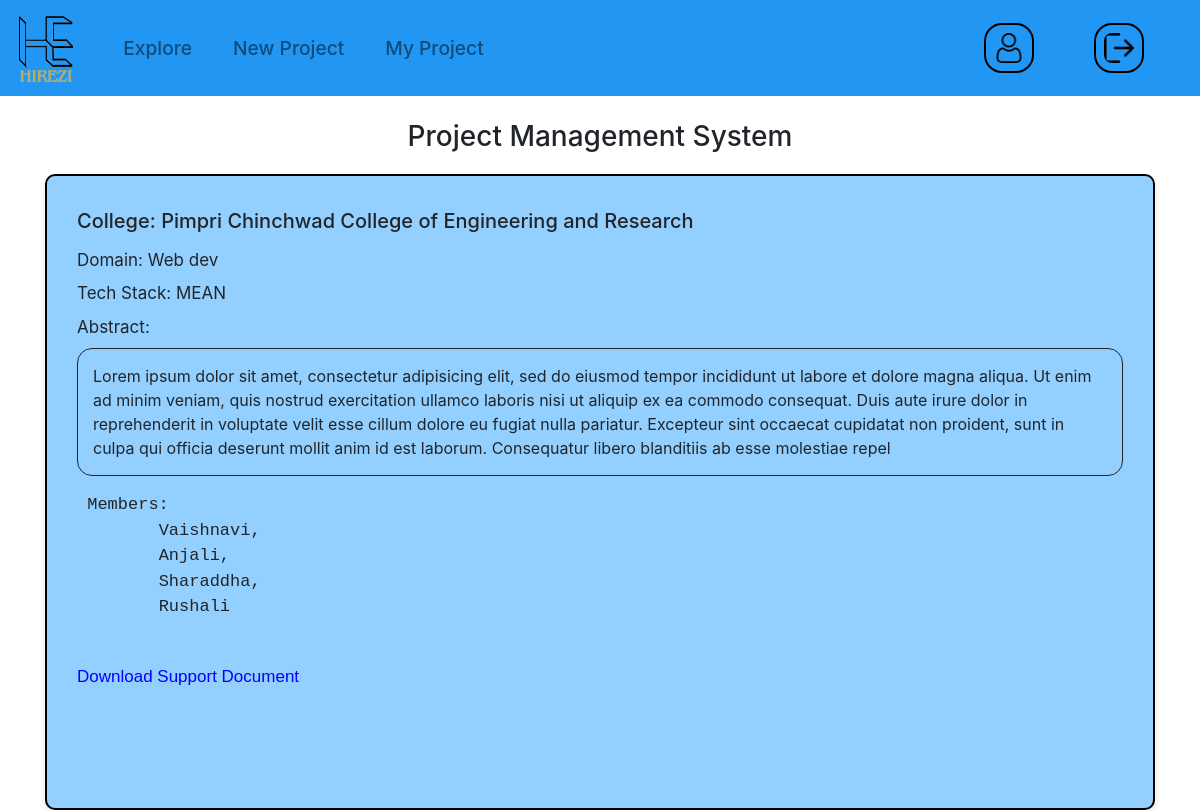
Screenshot of /project/2/ with the database file from the repository.
### college/models.py (models this page shows, shortened)
class Project(models.Model):
    project_title = models.CharField(max_length=200)
    project_domain = models.ForeignKey(Domain, on_delete=models.DO_NOTHING)
    College=models.ForeignKey(College,on_delete=models.DO_NOTHING,default=1)
    tech_stack=models.ForeignKey(TechStack, on_delete=models.DO_NOTHING)
    support_doc = models.FileField(upload_to='documents/', blank=True, null=True)
    member_details_1 = models.ForeignKey(Student,related_name='member_1', on_delete=models.CASCADE)
    member_details_2 = models.ForeignKey(Student,related_name='member_2' ,on_delete=models.CASCADE)
    member_details_3 = models.ForeignKey(Student,related_name='member_3', on_delete=models.CASCADE)
    member_details_4 = models.ForeignKey(Student,related_name='member_4', on_delete=models.CASCADE)
    mentor_id=models.ForeignKey(Mentor,on_delete=models.CASCADE,null=True, blank=True)
    timeline_id=models.ForeignKey(Timeline,on_delete=models.CASCADE,null=True, blank=True)
    abstract=models.CharField(max_length=500,blank=True, null=True)
    def __str__(self):
        return self.project_title

class College(models.Model):
    admin = models.ForeignKey(CustomUser, on_delete=models.CASCADE)
    address = models.TextField()
    name=models.CharField(max_length=200)
    def __str__(self):
        return self.name

class Domain(models.Model):
    domain_name = models.CharField(max_length=100)
    def __str__(self):
        return self.domain_name

class TechStack(models.Model):
    name=models.CharField(max_length=100)
    def __str__(self):
        return self.name

class Student(models.Model):
    user = models.ForeignKey(CustomUser, on_delete=models.CASCADE)
    college_name = models.ForeignKey(College, on_delete=models.CASCADE,default=1)
    department = models.CharField(max_length=100)
    admission_year = models.IntegerField(choices=year_choices,default=current_year)
    current_year = models.IntegerField()
    university_no=models.IntegerField()
    name=models.CharField(max_length=100)
    def __str__(self):
        print(self.__dict__)
        return self.name

### student/views.py (the view)
# urls.py: path('project/<int:pk>/', views.project_detail_view, name='project_detail'),
def project_detail_view(request, pk):
    project = get_object_or_404(Project, pk=pk)
    print(project)
    return render(request, 'students/single_project.html', {'project': project})

### templates/students/single_project.html (shortened to what this page needs)
{%extends 'students/student_base.html'%}
{%block body %}
<br>
<center><h3>{{ project.project_title }}</h3></center>
<div class="container">
    <div class="card">
        <div class="card-body">
            <p class="card-title"> College: {{ project.College }}</p>
            <p class="card-text"> Domain: {{ project.project_domain }}</p>
            <p class="card-text"> Tech Stack: {{ project.tech_stack }}</p>
            <p class="card-text" > Abstract:
                <div style="border-style:solid;border-radius:15px;border-width:1px;padding:15px">
                {{ project.abstract }}
                </div>
            </p>
            <pre><p class="card-text"> Members:
        {{ project.member_details_1 }},
        {{ project.member_details_2 }},
        {{ project.member_details_3 }},
        {{ project.member_details_4 }}</p><pre>
            {% if project.support_doc %}
                <p class="card-text"><a href="{{ project.support_doc }}">Download Support Document</a></p>
            {% endif %}
        </div>
    </div>
</div>
{%endblock%}

### rows the page displays
Project: project_title "Project Management System", College "Pimpri Chinchwad College of Engineering and Research", project_domain "Web dev", tech_stack "MEAN", abstract "Lorem ipsum dolor sit amet, consectetur adipisicing elit, sed do eiusmod tempor incididunt ut labore et dolore magna aliqua. Ut enim ad minim veniam, quis nostrud exercitation ullamco laboris nisi ut aliquip ex ea commodo consequat. Duis aute irure dolor in reprehenderit in voluptate velit esse cillum dolore eu fugiat nulla pariatur. Excepteur sint occaecat cupidatat non proident, sunt in culpa qui officia deserunt mollit anim id est laborum. Consequatur libero blanditiis ab esse molestiae repel", member_details_1 "Vaishnavi", member_details_2 "Anjali", member_details_3 "Sharaddha", member_details_4 "Rushali"
